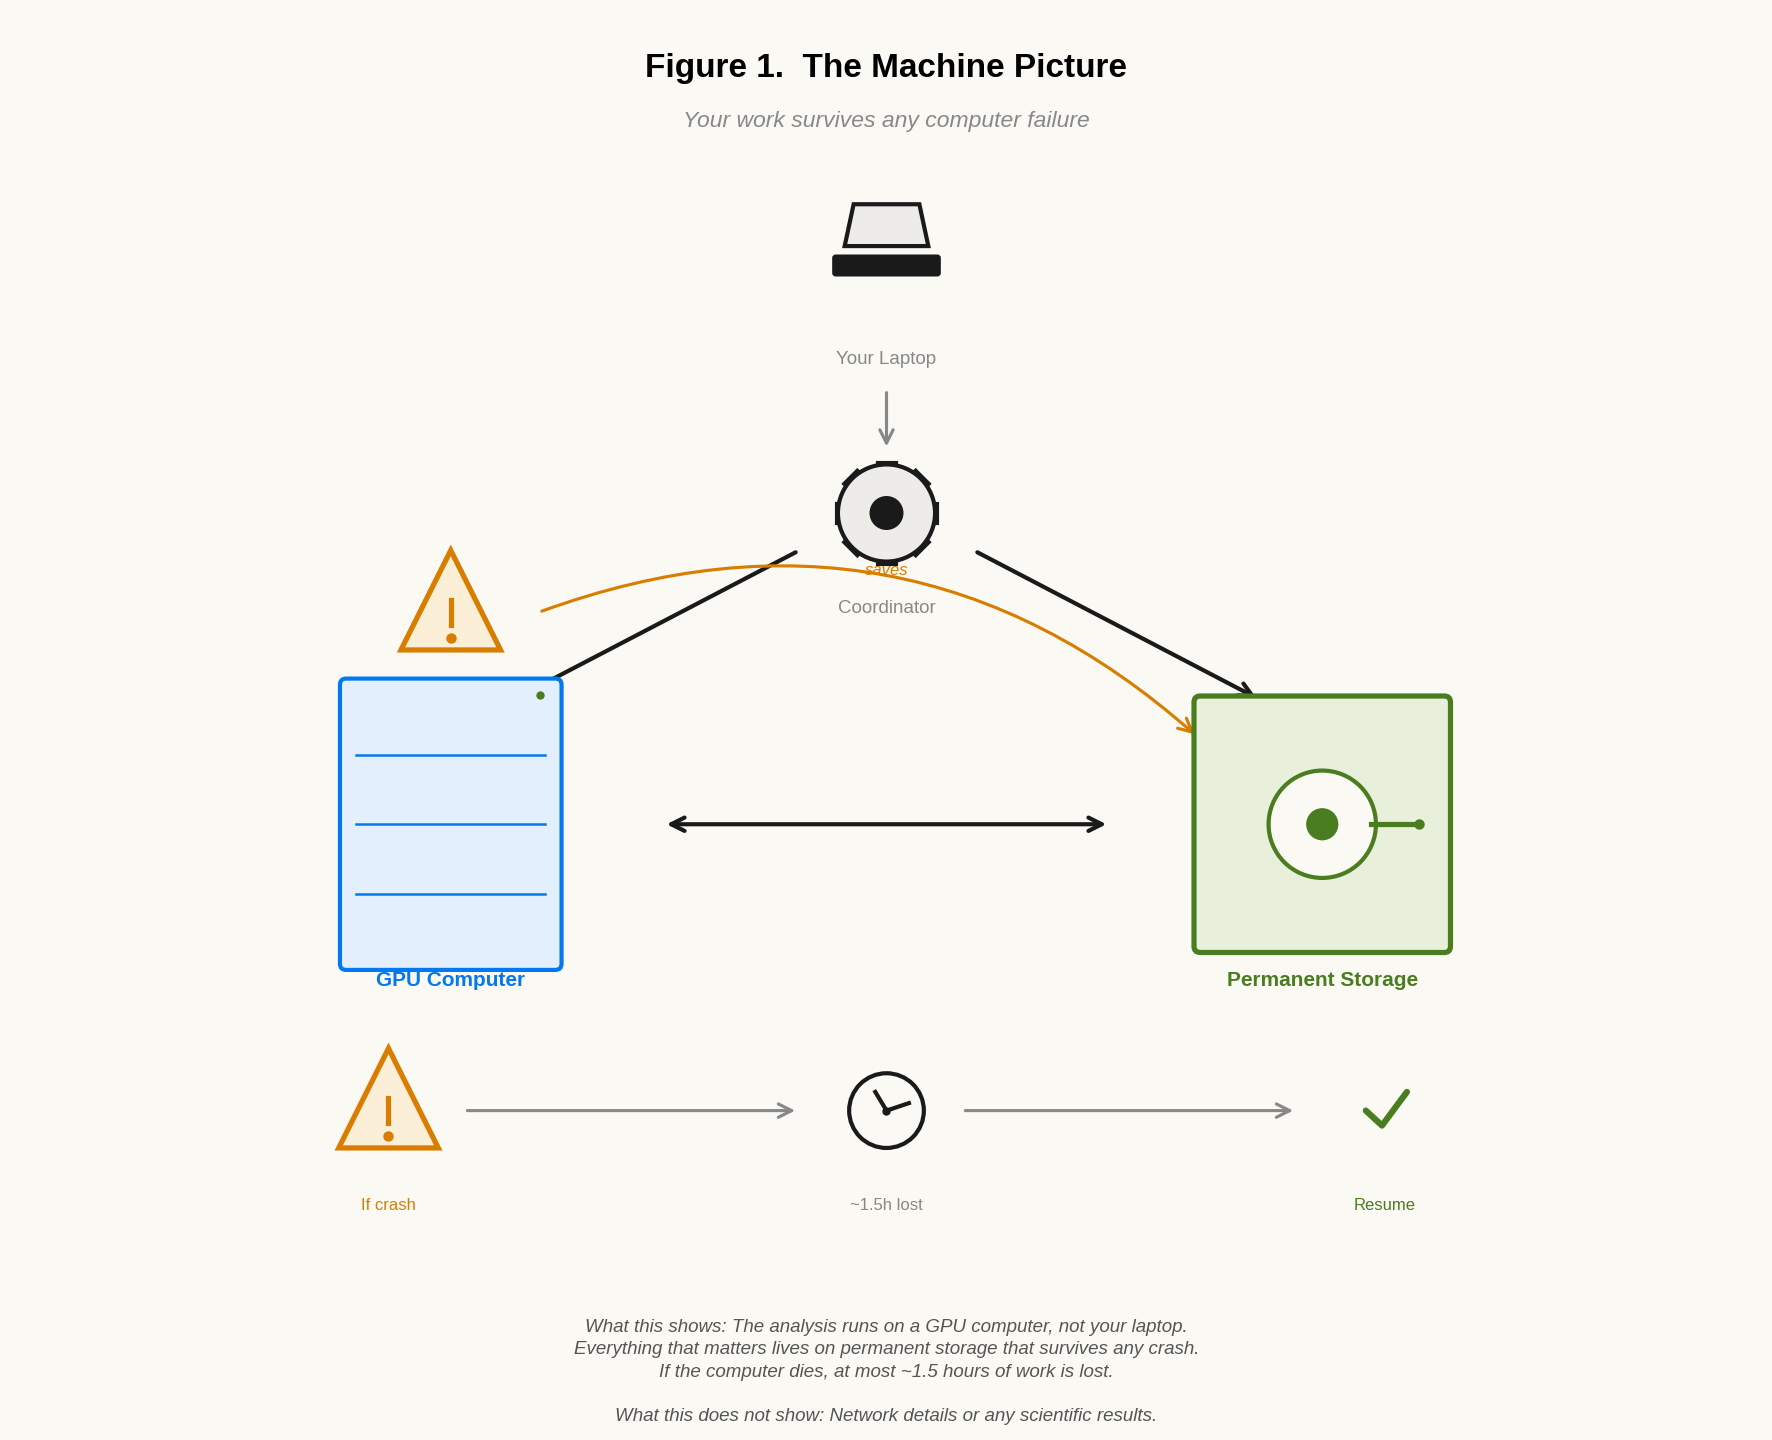

Reproduce this figure in Python.
#!/usr/bin/env python3
"""Figure 1 — The Machine Picture (icon-driven redesign)"""
import matplotlib
matplotlib.use('Agg')
import matplotlib.pyplot as plt
from matplotlib.patches import FancyArrowPatch
import os, sys
sys.path.insert(0, os.path.dirname(os.path.abspath(__file__)))
from icons import *

setup_font()
OUT = os.path.dirname(os.path.abspath(__file__))

fig, ax = plt.subplots(figsize=(14, 10), dpi=150)
ax.set_xlim(0, 14); ax.set_ylim(0, 10); ax.set_aspect('equal'); ax.axis('off')
fig.patch.set_facecolor(OFFWHT); ax.set_facecolor(OFFWHT)

def arrow(x1, y1, x2, y2, c=BLACK, lw=2, s='->', cs='arc3,rad=0'):
    ax.add_patch(FancyArrowPatch((x1, y1), (x2, y2), arrowstyle=s,
                 color=c, linewidth=lw, connectionstyle=cs, mutation_scale=16, zorder=3))

# Title
ax.text(7, 9.5, "Figure 1.  The Machine Picture", ha='center', fontsize=16, fontweight='bold')
ax.text(7, 9.1, "Your work survives any computer failure", ha='center', fontsize=11, color=GRAY, style='italic')

# Laptop (small, top)
draw_laptop(ax, 7, 8.0, 1.2)
ax.text(7, 7.2, "Your Laptop", ha='center', fontsize=9, color=GRAY)

# Arrow down
arrow(7, 7.0, 7, 6.5, c=GRAY, lw=1.5)

# Gear (medium, center)
draw_gear(ax, 7, 6.0, 1.3)
ax.text(7, 5.2, "Coordinator", ha='center', fontsize=9, color=GRAY)

# Arrows splitting to server and vault
arrow(6.3, 5.7, 4.0, 4.5, c=BLACK, lw=2)
arrow(7.7, 5.7, 10.0, 4.5, c=BLACK, lw=2)

# Server (large, left) — the engine
draw_server(ax, 3.5, 3.5, 2.8)
ax.text(3.5, 2.2, "GPU Computer", ha='center', fontsize=10, fontweight='bold', color=BLUE)

# Vault (large, right) — the vault
draw_vault(ax, 10.5, 3.5, 2.8)
ax.text(10.5, 2.2, "Permanent Storage", ha='center', fontsize=10, fontweight='bold', color=GREEN)

# Double arrow between server and vault
arrow(5.2, 3.5, 8.8, 3.5, c=BLACK, lw=2, s='<->')

# Warning icon on server (crash)
draw_warning(ax, 3.5, 5.2, 1.0)
# Curved arrow from warning to vault (saves)
arrow(4.2, 5.2, 9.5, 4.2, c=ORANGE, lw=1.5, cs='arc3,rad=-0.3')
ax.text(7.0, 5.5, "saves", ha='center', fontsize=8, color=ORANGE, style='italic')

# Bottom crash recovery strip
strip_y = 1.2
# Warning → Clock → Check
draw_warning(ax, 3.0, strip_y, 1.0)
arrow(3.6, strip_y, 6.3, strip_y, c=GRAY, lw=1.5)
draw_clock(ax, 7.0, strip_y, 1.0)
arrow(7.6, strip_y, 10.3, strip_y, c=GRAY, lw=1.5)
draw_check(ax, 11.0, strip_y, 1.0, color=GREEN)

ax.text(3.0, 0.4, "If crash", ha='center', fontsize=8, color=ORANGE)
ax.text(7.0, 0.4, "~1.5h lost", ha='center', fontsize=8, color=GRAY)
ax.text(11.0, 0.4, "Resume", ha='center', fontsize=8, color=GREEN)

# Caption
caption = ("What this shows: The analysis runs on a GPU computer, not your laptop.\n"
           "Everything that matters lives on permanent storage that survives any crash.\n"
           "If the computer dies, at most ~1.5 hours of work is lost.\n\n"
           "What this does not show: Network details or any scientific results.")
fig.text(0.5, 0.01, caption, ha='center', va='bottom', fontsize=9,
         color='#555', style='italic', linespacing=1.4)

plt.tight_layout(); plt.subplots_adjust(bottom=0.12, top=0.95)
fig.savefig(os.path.join(OUT, 'fig1_machine_picture.png'), dpi=150, bbox_inches='tight', facecolor=OFFWHT)
fig.savefig(os.path.join(OUT, 'fig1_machine_picture.svg'), format='svg', bbox_inches='tight', facecolor=OFFWHT)
plt.close(fig); print("Figure 1 saved.")
